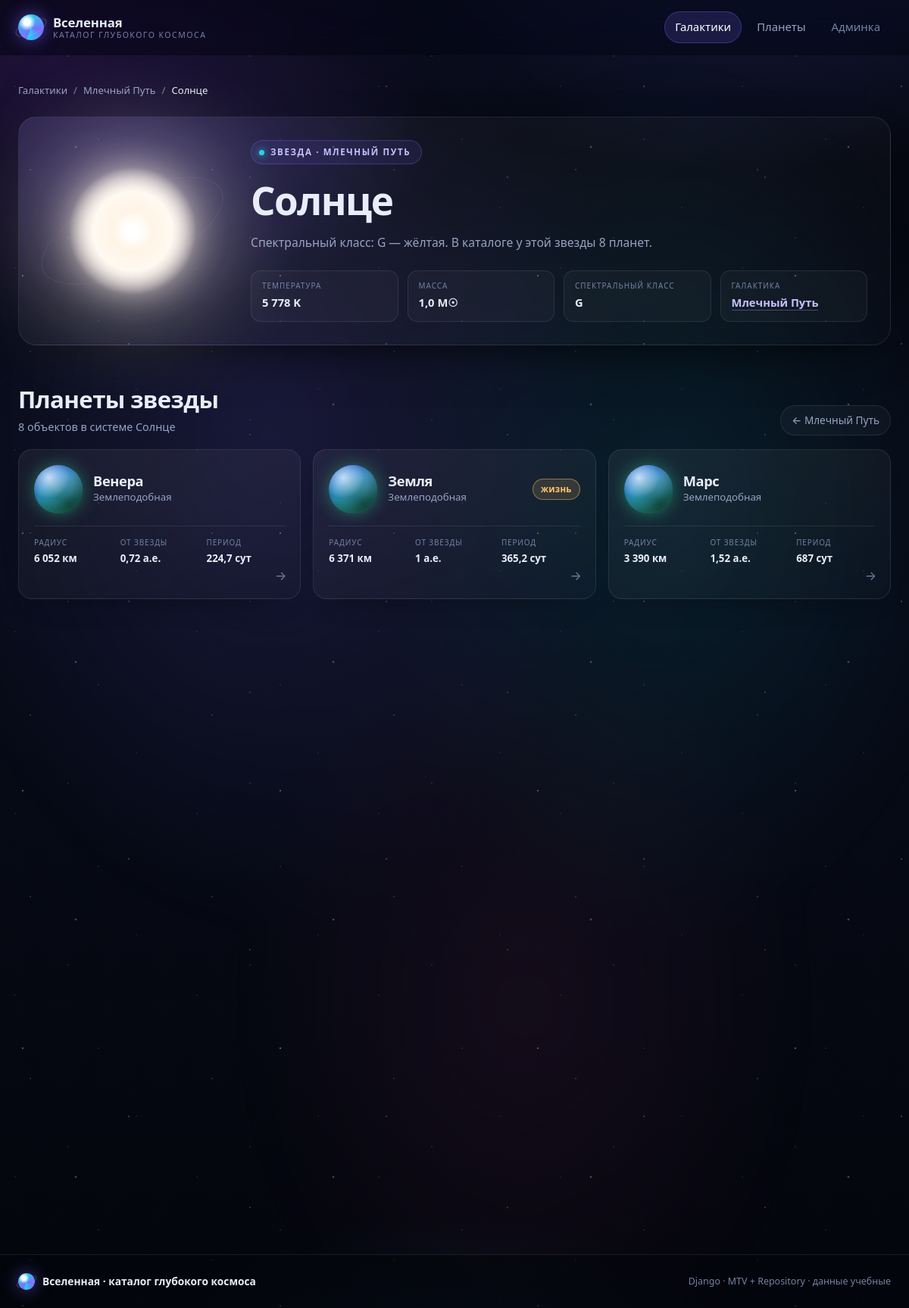
Screenshot of /star/4/ with the database file from the repository.
### cosmos/models.py (models this page shows, shortened)
class Star(models.Model):
    class SpectralClass(models.TextChoices):
        O = "O", "O — очень горячая"
        B = "B", "B — горячая"
        A = "A", "A — белая"
        F = "F", "F — жёлто-белая"
        G = "G", "G — жёлтая"
        K = "K", "K — оранжевая"
        M = "M", "M — красная"
    galaxy = models.ForeignKey(
        Galaxy,
        on_delete=models.CASCADE,
        related_name="stars",
        verbose_name="Галактика",
    )
    name = models.CharField("Название", max_length=120)
    spectral_class = models.CharField(
        "Спектральный класс",
        max_length=1,
        choices=SpectralClass.choices,
        blank=True,
    )
    temperature_k = models.PositiveIntegerField(
        "Температура, K",
        null=True,
        blank=True,
    )
    mass_solar = models.FloatField(
        "Масса, M☉",
        null=True,
        blank=True,
    )
    class Meta:
        verbose_name = "Звезда"
        verbose_name_plural = "Звёзды"
        ordering = ["name"]
        constraints = [
            models.UniqueConstraint(
                fields=["galaxy", "name"],
                name="uniq_star_in_galaxy",
            )
        ]

class Galaxy(models.Model):
    class Types(models.TextChoices):
        SPIRAL = "spiral", "Спиральная"
        ELLIPTICAL = "elliptical", "Эллиптическая"
        IRREGULAR = "irregular", "Неправильная"
        LENTICULAR = "lenticular", "Линзовидная"
    name = models.CharField("Название", max_length=120, unique=True)
    galaxy_type = models.CharField(
        "Тип",
        max_length=20,
        choices=Types.choices,
        default=Types.SPIRAL,
    )
    distance_ly = models.PositiveIntegerField(
        "Расстояние, световые годы",
        null=True,
        blank=True,
    )
    diameter_ly = models.PositiveIntegerField(
        "Диаметр, световые годы",
        null=True,
        blank=True,
    )
    age_mln_years = models.PositiveIntegerField(
        "Возраст, млн лет",
        null=True,
        blank=True,
    )
    description = models.TextField("Описание", blank=True)
    class Meta:
        verbose_name = "Галактика"
        verbose_name_plural = "Галактики"
        ordering = ["name"]

class Planet(models.Model):
    class Types(models.TextChoices):
        TERRESTRIAL = "terrestrial", "Землеподобная"
        SUPER_EARTH = "super_earth", "Суперземля"
        GAS_GIANT = "gas_giant", "Газовый гигант"
        ICE_GIANT = "ice_giant", "Ледяной гигант"
        DWARF = "dwarf", "Карликовая"
    star = models.ForeignKey(
        Star,
        on_delete=models.CASCADE,
        related_name="planets",
        verbose_name="Звезда",
    )
    name = models.CharField("Название", max_length=120)
    planet_type = models.CharField(
        "Тип",
        max_length=20,
        choices=Types.choices,
        default=Types.TERRESTRIAL,
    )
    radius_km = models.PositiveIntegerField(
        "Радиус, км",
        null=True,
        blank=True,
    )
    mass_earth = models.FloatField(
        "Масса, M⊕",
        null=True,
        blank=True,
    )
    distance_au = models.FloatField(
        "Расстояние от звезды, а.е.",
        null=True,
        blank=True,
    )
    orbital_period_days = models.FloatField(
        "Период обращения, суток",
        null=True,
        blank=True,
    )
    has_life = models.BooleanField("Возможна жизнь", default=False)
    discovery_year = models.PositiveSmallIntegerField(
        "Год открытия",
        null=True,
        blank=True,
    )
    class Meta:
        verbose_name = "Планета"
        verbose_name_plural = "Планеты"
        ordering = ["name"]
        constraints = [
            models.UniqueConstraint(
                fields=["star", "name"],
                name="uniq_planet_in_star",
            )
        ]

### cosmos/views.py (the view)
# urls.py: path("star/<int:pk>/", views.star_detail, name="star_detail"),
def star_detail(request, pk):
    star_repo = StarRepository()
    star = star_repo.get_detail(pk)
    if star is None:
        raise Http404("Звезда не найдена")
    context = {
        "star": star,
        "planets": star.planets.all(),
        "siblings": star_repo.siblings(star),
    }
    return render(request, "cosmos/star_detail.html", context)

### cosmos/repositories.py (called while the page is built)
    def get_detail(self, pk):
        return (
            self.model.objects
            .select_related("galaxy")
            .prefetch_related("planets")
            .filter(pk=pk)
            .first()
        )

    def siblings(self, star, limit=4):
        return (
            self.model.objects
            .filter(galaxy_id=star.galaxy_id)
            .exclude(pk=star.pk)
            .order_by("name")[:limit]
        )

### cosmos/templatetags/cosmos_extras.py (called while the page is built)
@register.filter
def plural_ru(number, forms):
    try:
        value = abs(int(number))
    except (TypeError, ValueError):
        return ""
    one, few, many = (forms.split(",") + ["", "", ""])[:3]
    if value % 10 == 1 and value % 100 != 11:
        return one
    if 2 <= value % 10 <= 4 and not 12 <= value % 100 <= 14:
        return few
    return many

@register.filter
def num(value, decimals=2):
    try:
        number = float(value)
        digits = int(decimals)
    except (TypeError, ValueError):
        return value
    text = f"{number:.{digits}f}"
    if "." in text:
        text = text.rstrip("0").rstrip(".")
    return text.replace(".", ",")

### cosmos/templates/cosmos/star_detail.html (shortened to what this page needs)
{% extends "cosmos/base.html" %}
{% load humanize cosmos_extras %}
{% block content %}
<nav class="breadcrumbs" aria-label="Навигационная цепочка">
    <a href="{% url 'cosmos:home' %}">Галактики</a>
    <span aria-hidden="true">/</span>
    <a href="{% url 'cosmos:galaxy_detail' star.galaxy.pk %}">{{ star.galaxy.name }}</a>
    <span aria-hidden="true">/</span>
    <span aria-current="page">{{ star.name }}</span>
</nav>
<section class="detail-hero reveal">
    <div class="detail-hero__visual">
        <span class="star-visual {% if star.spectral_class %}sc-{{ star.spectral_class }}{% else %}sc-none{% endif %}" aria-hidden="true"></span>
    </div>
    <div class="detail-hero__body">
        <span class="eyebrow">
            <span class="eyebrow__dot"></span>
            Звезда · {{ star.galaxy.name }}
        </span>
        <h1 class="detail-hero__title">{{ star.name }}</h1>
        <p class="detail-hero__lead">
            {% if star.spectral_class %}
                Спектральный класс: {{ star.get_spectral_class_display }}.
            {% else %}
                Спектральный класс не указан.
            {% endif %}
            В каталоге у этой звезды {{ planets|length }}
            {{ planets|length|plural_ru:"планета,планеты,планет" }}.
        </p>
        <div class="detail-facts">
            <div class="fact">
                <span class="fact__label">Температура</span>
                <span class="fact__value">
                    {% if star.temperature_k %}{{ star.temperature_k|intcomma }} K{% else %}—{% endif %}
                </span>
            </div>
            <div class="fact">
                <span class="fact__label">Масса</span>
                <span class="fact__value">
                    {% if star.mass_solar %}{{ star.mass_solar }} M☉{% else %}—{% endif %}
                </span>
            </div>
            <div class="fact">
                <span class="fact__label">Спектральный класс</span>
                <span class="fact__value">{{ star.spectral_class|default:"—" }}</span>
            </div>
            <div class="fact">
                <span class="fact__label">Галактика</span>
                <span class="fact__value">
                    <a class="link" href="{% url 'cosmos:galaxy_detail' star.galaxy.pk %}">{{ star.galaxy.name }}</a>
                </span>
            </div>
        </div>
    </div>
</section>
<section class="section reveal">
    <div class="section-head">
        <div>
            <h2 class="section-title">Планеты звезды</h2>
            <p class="section-sub">{{ planets|length }} {{ planets|length|plural_ru:"объект,объекта,объектов" }} в системе {{ star.name }}</p>
        </div>
        <a class="section-link" href="{% url 'cosmos:galaxy_detail' star.galaxy.pk %}">
            ← {{ star.galaxy.name }}
        </a>
    </div>
    {% if planets %}
        <div class="grid grid--planets">
            {% for planet in planets %}
                <a class="card planet-card reveal" href="{% url 'cosmos:planet_detail' planet.pk %}">
                    <div class="planet-card__head">
                        <span class="planet-visual pv--{{ planet.planet_type }}" aria-hidden="true"></span>
                        <div>
                            <h3 class="card__title">{{ planet.name }}</h3>
                            <p class="card__sub">{{ planet.get_planet_type_display }}</p>
                        </div>
                        {% if planet.has_life %}
                            <span class="badge badge--gold">жизнь</span>
                        {% endif %}
                    </div>
                    <div class="mini-stats">
                        <div class="mini-stat">
                            <span class="mini-stat__label">Радиус</span>
                            <span class="mini-stat__value">
                                {% if planet.radius_km %}{{ planet.radius_km|intcomma }} км{% else %}—{% endif %}
                            </span>
                        </div>
                        <div class="mini-stat">
                            <span class="mini-stat__label">От звезды</span>
                            <span class="mini-stat__value">
                                {% if planet.distance_au is not None %}
                                    {{ planet.distance_au|num:"2" }} а.е.
                                {% else %}
                                    —
                                {% endif %}
                            </span>
                        </div>
                        <div class="mini-stat">
                            <span class="mini-stat__label">Период</span>
                            <span class="mini-stat__value">
                                {% if planet.orbital_period_days %}
                                    {{ planet.orbital_period_days|num:"1" }} сут
                                {% else %}
                                    —
                                {% endif %}
                            </span>
                        </div>
                    </div>
                    <span class="card__arrow" aria-hidden="true">→</span>
                </a>
            {% endfor %}
        </div>
    {% endif %}
</section>
{% endblock %}

### cosmos/templates/cosmos/base.html (shortened to what this page needs)
{% load static %}
<!doctype html>
<html lang="ru" class="no-js">
<head>
    <link rel="stylesheet" href="{% static 'cosmos/css/style.css' %}">
</head>
<body>
    <div class="cosmos-bg" aria-hidden="true">
        <div class="cosmos-bg__stars cosmos-bg__stars--far"></div>
        <div class="cosmos-bg__stars cosmos-bg__stars--near"></div>
        <div class="cosmos-bg__aurora"></div>
    </div>
    {% with url_name=request.resolver_match.url_name %}
    <header class="site-header" data-header>
        <div class="container site-header__inner">
            <a class="brand" href="{% url 'cosmos:home' %}">
                <span class="brand__mark" aria-hidden="true"></span>
                <span class="brand__text">
                    Вселенная
                    <small>каталог глубокого космоса</small>
                </span>
            </a>
            <nav class="site-nav" id="site-nav" data-nav>
                <a href="{% url 'cosmos:home' %}"
                   class="site-nav__link {% if url_name == 'home' or url_name == 'galaxy_detail' or url_name == 'star_detail' %}is-active{% endif %}">
                    Галактики
                </a>
                <a href="{% url 'cosmos:planets' %}"
                   class="site-nav__link {% if url_name == 'planets' or url_name == 'planet_detail' %}is-active{% endif %}">
                    Планеты
                </a>
                <a href="/admin/" class="site-nav__link site-nav__link--ghost">
                    Админка
                </a>
            </nav>
        </div>
    </header>
    {% endwith %}
    <main class="container page" id="content">
        {% block content %}{% endblock %}
    </main>
    <footer class="site-footer">
        <div class="container site-footer__inner">
            <p class="site-footer__brand">
                <span class="brand__mark brand__mark--sm" aria-hidden="true"></span>
                Вселенная · каталог глубокого космоса
            </p>
            <p class="site-footer__note">
                Django · MTV + Repository · данные учебные
            </p>
        </div>
    </footer>
</body>
</html>

### rows the page displays
Star: galaxy.name "Млечный Путь", name "Солнце", galaxy.name "МЛЕЧНЫЙ ПУТЬ", spectral_class "G — жёлтая", temperature_k "5 778", mass_solar "1,0", spectral_class "G"
Planet: name "Венера", planet_type "Землеподобная", radius_km "6 052", distance_au|num "0,72", orbital_period_days|num "224,7"
Planet: name "Земля", planet_type "Землеподобная", has_life "жизнь", radius_km "6 371", distance_au|num "1", orbital_period_days|num "365,2"
Planet: name "Марс", planet_type "Землеподобная", radius_km "3 390", distance_au|num "1,52", orbital_period_days|num "687"

### other values shown
{{ planets|length }} "8"
{{ planets|length|plural_ru:"планета,планеты,планет" }} "планет"
{{ planets|length|plural_ru:"объект,объекта,объектов" }} "объектов"
